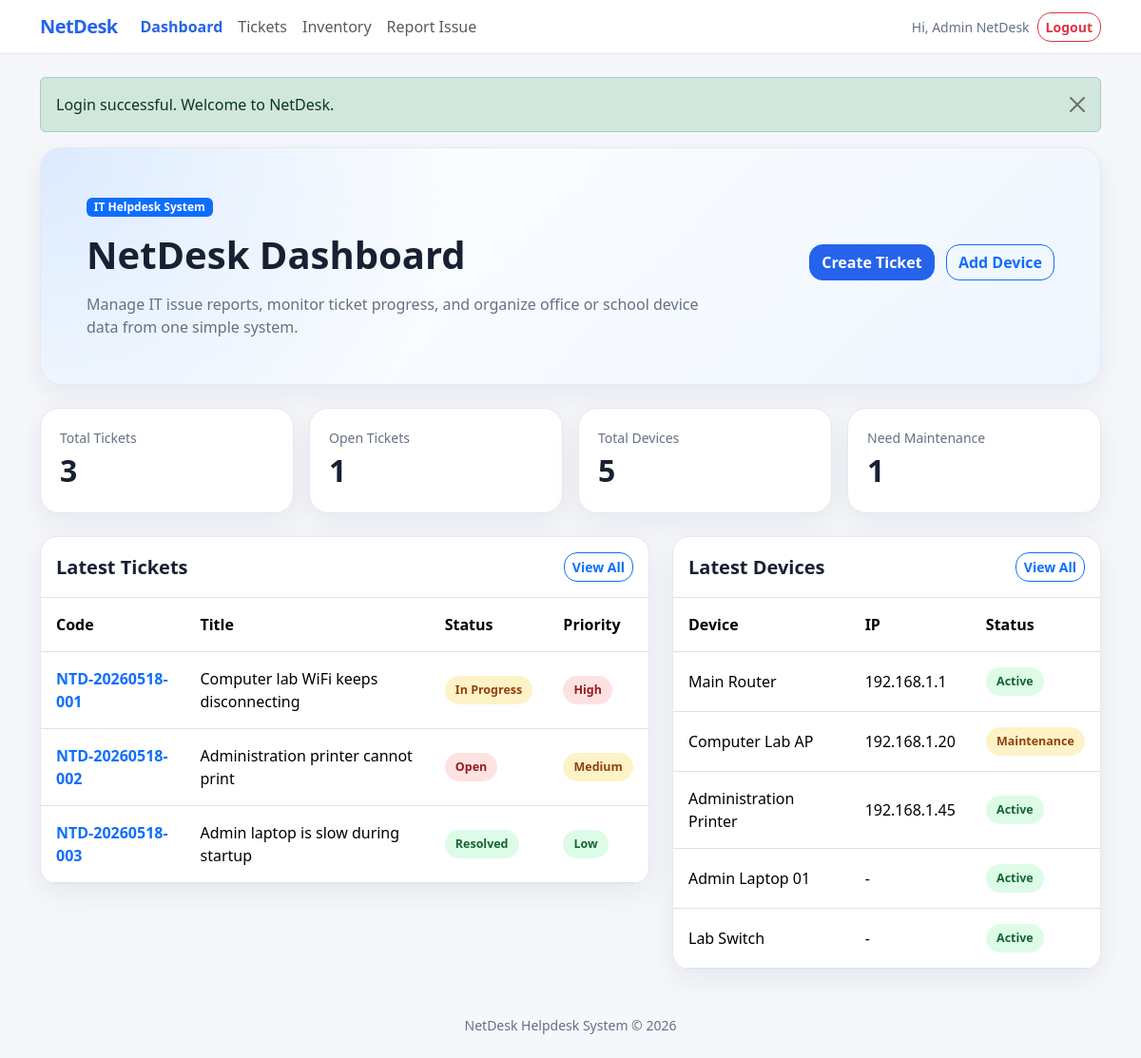
/dashboard.php (signed in), run on the app's committed database.
### tables this page shows
CREATE TABLE `tickets` (
  `id` INT UNSIGNED NOT NULL AUTO_INCREMENT,
  `ticket_code` VARCHAR(40) NOT NULL UNIQUE,
  `title` VARCHAR(180) NOT NULL,
  `category` ENUM('Network','Hardware','Software','Printer','Account','Other') NOT NULL DEFAULT 'Other',
  `priority` ENUM('Low','Medium','High') NOT NULL DEFAULT 'Low',
  `reporter_name` VARCHAR(120) NOT NULL,
  `reporter_email` VARCHAR(160) NULL,
  `description` TEXT NOT NULL,
  `status` ENUM('Open','In Progress','Resolved','Closed') NOT NULL DEFAULT 'Open',
  `created_by` INT UNSIGNED NULL,
  `created_at` TIMESTAMP NOT NULL DEFAULT CURRENT_TIMESTAMP,
  `updated_at` TIMESTAMP NULL DEFAULT NULL ON UPDATE CURRENT_TIMESTAMP,
  PRIMARY KEY (`id`),
  KEY `idx_ticket_status` (`status`),
  KEY `idx_ticket_category` (`category`),
  KEY `idx_ticket_priority` (`priority`),
  CONSTRAINT `fk_ticket_creator` FOREIGN KEY (`created_by`) REFERENCES `users` (`id`) ON DELETE SET NULL
);

CREATE TABLE `devices` (
  `id` INT UNSIGNED NOT NULL AUTO_INCREMENT,
  `device_name` VARCHAR(160) NOT NULL,
  `device_type` ENUM('Router','Switch','Access Point','Laptop','PC','Printer','Server','Other') NOT NULL DEFAULT 'Other',
  `brand` VARCHAR(100) NULL,
  `model` VARCHAR(100) NULL,
  `serial_number` VARCHAR(120) NULL,
  `ip_address` VARCHAR(45) NULL,
  `mac_address` VARCHAR(32) NULL,
  `location` VARCHAR(160) NULL,
  `status` ENUM('Active','Maintenance','Broken','Retired') NOT NULL DEFAULT 'Active',
  `notes` TEXT NULL,
  `created_at` TIMESTAMP NOT NULL DEFAULT CURRENT_TIMESTAMP,
  `updated_at` TIMESTAMP NULL DEFAULT NULL ON UPDATE CURRENT_TIMESTAMP,
  PRIMARY KEY (`id`),
  KEY `idx_device_type` (`device_type`),
  KEY `idx_device_status` (`status`),
  KEY `idx_device_ip` (`ip_address`)
);

### includes/auth.php (called while the page is built, shortened)
<?php
require_once __DIR__ . '/functions.php';
function current_user(): ?array
{
    return $_SESSION['user'] ?? null;
}

### dashboard.php (the view, shortened to what this page needs)
<?php
require_once __DIR__ . '/includes/auth.php';
$root = '';
$ticketCounts = $pdo->query("SELECT status, COUNT(*) AS total FROM tickets GROUP BY status")->fetchAll();
$counts = ['Open' => 0, 'In Progress' => 0, 'Resolved' => 0, 'Closed' => 0];
foreach ($ticketCounts as $row) {
    $counts[$row['status']] = (int) $row['total'];
}
$totalTickets = array_sum($counts);
$totalDevices = (int) $pdo->query('SELECT COUNT(*) FROM devices')->fetchColumn();
$maintenanceDevices = (int) $pdo->query("SELECT COUNT(*) FROM devices WHERE status = 'Maintenance'")->fetchColumn();
$latestTickets = $pdo->query('SELECT * FROM tickets ORDER BY created_at DESC LIMIT 5')->fetchAll();
$latestDevices = $pdo->query('SELECT * FROM devices ORDER BY created_at DESC LIMIT 5')->fetchAll();
require_once __DIR__ . '/includes/header.php';
?>
<section class="hero-card hero-gradient p-4 p-md-5 mb-4">
    <div class="row align-items-center g-4">
        <div class="col-lg-8">
            <span class="badge text-bg-primary mb-3">IT Helpdesk System</span>
            <h1 class="fw-bold display-6 mb-3">NetDesk Dashboard</h1>
            <p class="text-muted mb-0">Manage IT issue reports, monitor ticket progress, and organize office or school device data from one simple system.</p>
        </div>
        <div class="col-lg-4 text-lg-end">
            <a href="tickets/create.php" class="btn btn-primary me-2 mb-2">Create Ticket</a>
            <a href="inventory/create.php" class="btn btn-outline-primary mb-2">Add Device</a>
        </div>
    </div>
</section>
<div class="row g-3 mb-4">
    <div class="col-md-6 col-xl-3">
        <div class="card-stat">
            <div class="text-muted small">Total Tickets</div>
            <div class="stat-number"><?= $totalTickets ?></div>
        </div>
    </div>
    <div class="col-md-6 col-xl-3">
        <div class="card-stat">
            <div class="text-muted small">Open Tickets</div>
            <div class="stat-number"><?= $counts['Open'] ?></div>
        </div>
    </div>
    <div class="col-md-6 col-xl-3">
        <div class="card-stat">
            <div class="text-muted small">Total Devices</div>
            <div class="stat-number"><?= $totalDevices ?></div>
        </div>
    </div>
    <div class="col-md-6 col-xl-3">
        <div class="card-stat">
            <div class="text-muted small">Need Maintenance</div>
            <div class="stat-number"><?= $maintenanceDevices ?></div>
        </div>
    </div>
</div>
<div class="row g-4">
    <div class="col-lg-7">
        <div class="table-card">
            <div class="p-3 border-bottom d-flex justify-content-between align-items-center">
                <h2 class="h5 mb-0 fw-bold">Latest Tickets</h2>
                <a href="tickets/index.php" class="btn btn-sm btn-outline-primary">View All</a>
            </div>
            <div class="table-responsive">
                <table class="table mb-0">
                    <thead>
                    <tr>
                        <th>Code</th>
                        <th>Title</th>
                        <th>Status</th>
                        <th>Priority</th>
                    </tr>
                    </thead>
                    <tbody>
                    <?php foreach ($latestTickets as $ticket): ?>
                        <tr>
                            <td><a class="fw-bold text-decoration-none" href="tickets/view.php?id=<?= (int) $ticket['id'] ?>"><?= e($ticket['ticket_code']) ?></a></td>
                            <td><?= e($ticket['title']) ?></td>
                            <td><?= status_badge($ticket['status']) ?></td>
                            <td><?= priority_badge($ticket['priority']) ?></td>
                        </tr>
                    <?php endforeach; ?>
                    </tbody>
                </table>
            </div>
        </div>
    </div>
    <div class="col-lg-5">
        <div class="table-card">
            <div class="p-3 border-bottom d-flex justify-content-between align-items-center">
                <h2 class="h5 mb-0 fw-bold">Latest Devices</h2>
                <a href="inventory/index.php" class="btn btn-sm btn-outline-primary">View All</a>
            </div>
            <div class="table-responsive">
                <table class="table mb-0">
                    <thead>
                    <tr>
                        <th>Device</th>
                        <th>IP</th>
                        <th>Status</th>
                    </tr>
                    </thead>
                    <tbody>
                    <?php foreach ($latestDevices as $device): ?>
                        <tr>
                            <td><?= e($device['device_name']) ?></td>
                            <td><?= e($device['ip_address'] ?: '-') ?></td>
                            <td><?= device_status_badge($device['status']) ?></td>
                        </tr>
                    <?php endforeach; ?>
                    </tbody>
                </table>
            </div>
        </div>
    </div>
</div>
<?php require_once __DIR__ . '/includes/footer.php'; ?>

### includes/header.php (shortened to what this page needs)
<?php
$root = $root ?? '';
$user = current_user();
$flash = get_flash();
$current_path = str_replace('\\', '/', $_SERVER['PHP_SELF'] ?? '');
?>
<!doctype html>
<html lang="en">
<head>
    <link href="https://cdn.jsdelivr.net/npm/bootstrap@5.3.3/dist/css/bootstrap.min.css" rel="stylesheet">
    <link rel="stylesheet" href="<?= e($root) ?>static/css/style.css">
</head>
<body>
<nav class="navbar navbar-expand-lg app-navbar sticky-top">
    <div class="container">
        <a class="navbar-brand fw-bold" href="<?= e($root) ?>dashboard.php">NetDesk</a>
        <div class="collapse navbar-collapse" id="mainNav">
            <ul class="navbar-nav me-auto mb-2 mb-lg-0">
                <?php if ($user): ?>
                    <li class="nav-item"><a class="nav-link <?= str_contains($current_path, 'dashboard') ? 'active' : '' ?>" href="<?= e($root) ?>dashboard.php">Dashboard</a></li>
                    <li class="nav-item"><a class="nav-link <?= str_contains($current_path, 'tickets') ? 'active' : '' ?>" href="<?= e($root) ?>tickets/index.php">Tickets</a></li>
                    <li class="nav-item"><a class="nav-link <?= str_contains($current_path, 'inventory') ? 'active' : '' ?>" href="<?= e($root) ?>inventory/index.php">Inventory</a></li>
                <?php endif; ?>
                <li class="nav-item"><a class="nav-link <?= str_contains($current_path, 'report') ? 'active' : '' ?>" href="<?= e($root) ?>report.php">Report Issue</a></li>
            </ul>
            <div class="d-flex align-items-center gap-2">
                <?php if ($user): ?>
                    <span class="small text-muted d-none d-md-inline">Hi, <?= e($user['name']) ?></span>
                    <a class="btn btn-sm btn-outline-danger" href="<?= e($root) ?>logout.php">Logout</a>
                <?php else: ?>
                    <a class="btn btn-sm btn-primary" href="<?= e($root) ?>login.php">Admin Login</a>
                <?php endif; ?>
            </div>
        </div>
    </div>
</nav>
<main class="container py-4">
    <?php if ($flash): ?>
        <div class="alert alert-<?= e($flash['type']) ?> alert-dismissible fade show" role="alert">
            <?= e($flash['message']) ?>
            <button type="button" class="btn-close" data-bs-dismiss="alert" aria-label="Close"></button>
        </div>
    <?php endif; ?>

### includes/functions.php (shortened to what this page needs)
<?php
function e(?string $value): string
{
    return htmlspecialchars($value ?? '', ENT_QUOTES, 'UTF-8');
}
function get_flash(): ?array
{
    $flash = $_SESSION['flash'];
    return $flash;
}
function status_badge(string $status): string
{
    $class = match ($status) {
        'Open' => 'badge-open',
        'In Progress' => 'badge-progress',
        'Resolved' => 'badge-resolved',
        'Closed' => 'badge-closed',
        default => 'badge-muted',
    };
    return '<span class="status-badge ' . $class . '">' . e($status) . '</span>';
}
function priority_badge(string $priority): string
{
    $class = match ($priority) {
        'High' => 'priority-high',
        'Medium' => 'priority-medium',
        'Low' => 'priority-low',
        default => 'priority-low',
    };
    return '<span class="priority-badge ' . $class . '">' . e($priority) . '</span>';
}
function device_status_badge(string $status): string
{
    $class = match ($status) {
        'Active' => 'badge-resolved',
        'Maintenance' => 'badge-progress',
        'Broken' => 'badge-open',
        'Retired' => 'badge-closed',
        default => 'badge-muted',
    };
    return '<span class="status-badge ' . $class . '">' . e($status) . '</span>';
}

### includes/footer.php (shortened to what this page needs)
</main>
<footer class="py-4 text-center text-muted small">
    <span>NetDesk Helpdesk System &copy; <?= date('Y') ?></span>
</footer>
</body>
</html>

### static/css/style.css (style rules this page uses)
:root { --bg: #f5f7fb; --card: #ffffff; --text: #182033; --muted: #667085; --border: #e6e8ef; --primary: #2563eb; --primary-dark: #1e40af; --danger: #dc2626; --success: #16a34a; --warning: #d97706; --shadow: 0 10px 30px rgba(15, 23, 42, 0.07); }
body { background: var(--bg); color: var(--text); min-height: 100vh; }
.app-navbar { background: rgba(255, 255, 255, 0.92); border-bottom: 1px solid var(--border); backdrop-filter: blur(12px); }
.navbar-brand { color: var(--primary) !important; letter-spacing: -0.03em; }
.nav-link.active { color: var(--primary) !important; font-weight: 700; }
.hero-card, .app-card { background: var(--card); border: 1px solid var(--border); border-radius: 22px; box-shadow: var(--shadow); }
.hero-card { overflow: hidden; }
.hero-gradient { background: radial-gradient(circle at top left, #dbeafe, transparent 38%), linear-gradient(135deg, #ffffff, #eff6ff); }
.card-stat { border: 1px solid var(--border); border-radius: 20px; padding: 20px; background: #fff; box-shadow: var(--shadow); height: 100%; }
.stat-number { font-size: 2rem; font-weight: 800; letter-spacing: -0.05em; }
.text-muted { color: var(--muted) !important; }
.table-card { background: var(--card); border: 1px solid var(--border); border-radius: 18px; overflow: hidden; box-shadow: var(--shadow); }
.table > :not(caption) > * > * { padding: 1rem; vertical-align: middle; }
.btn { border-radius: 14px; font-weight: 700; }
.btn-primary { background: var(--primary); border-color: var(--primary); }
.status-badge, .priority-badge { display: inline-flex; align-items: center; border-radius: 999px; padding: 0.35rem 0.7rem; font-size: 0.78rem; font-weight: 800; white-space: nowrap; }
.badge-open, .priority-high { background: #fee2e2; color: #991b1b; }
.badge-progress, .priority-medium { background: #fef3c7; color: #92400e; }
.badge-resolved, .priority-low { background: #dcfce7; color: #166534; }

### data on the page
tickets: ticket_code "NTD-20260518-001", title "Computer lab WiFi keeps disconnecting", status "In Progress", priority "High"
tickets: ticket_code "NTD-20260518-002", title "Administration printer cannot print", status "Open", priority "Medium"
tickets: ticket_code "NTD-20260518-003", title "Admin laptop is slow during startup", status "Resolved", priority "Low"
devices: device_name "Main Router", ip_address "192.168.1.1", status "Active"
devices: device_name "Computer Lab AP", ip_address "192.168.1.20", status "Maintenance"
devices: device_name "Administration Printer", ip_address "192.168.1.45", status "Active"
devices: device_name "Admin Laptop 01", ip_address "-", status "Active"
devices: device_name "Lab Switch", ip_address "-", status "Active"

### other printed values
$user['name'] "Admin NetDesk"
$flash['message'] "Login successful. Welcome to NetDesk."
$totalTickets "3"
$counts['Open'] "1"
$totalDevices "5"
$maintenanceDevices "1"
